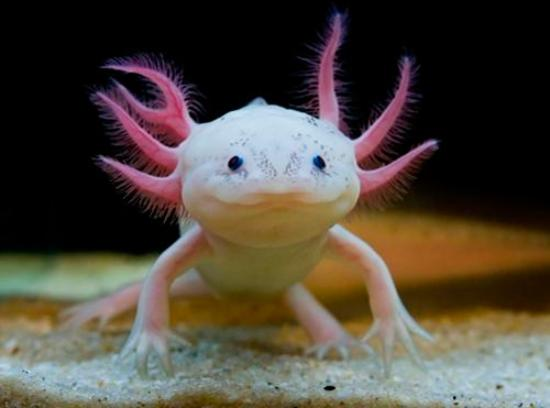
#> input picture Assignments/Brea/sweet_mudpuppy.jpg, 550 x 408 px
$ python Lab16_ver1.py
#> lines starting #> are read from the running program, lines starting #| are printed output that depends on the picture
#Lab 16, version 1, Image Manipulation

from PIL import Image
import os

print(os.path.abspath(__file__))
print(os.path.dirname(os.path.abspath(__file__)))
img_path = (os.path.join(os.path.dirname(os.path.abspath(__file__)), 'sweet_mudpuppy.jpg'))

img_mudpuppy = Image.open(img_path)
#> img_mudpuppy is the input picture: PIL image 550x408 RGB; mean R, G, B 77.6, 69.6, 59.2

width, height = img_mudpuppy.size
#> width = 550; height = 408
pixels = img_mudpuppy.load()

for i in range(width):
    for j in range(height):
        (R, G, B) = pixels[i, j]

        R = R * 0.299
        G = G * 0.587
        B = B * 0.114

        Grey = int(R + G + B)


        pixels[i, j] = (Grey, Grey, Grey)

img_mudpuppy.show()
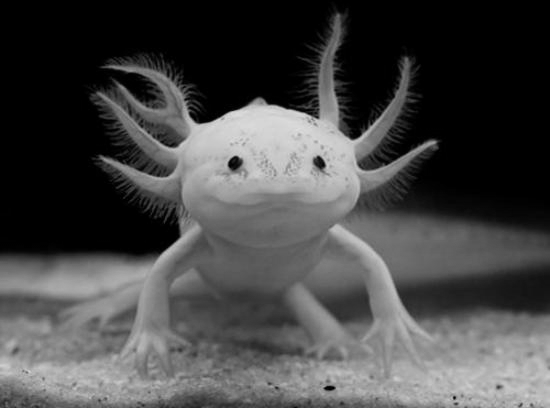
#> shown: PIL image 550x408 RGB; min 0, max 222, mean 70.5


Y = 0.299*R + 0.587*G + 0.114*B
#> Y = 81.12
